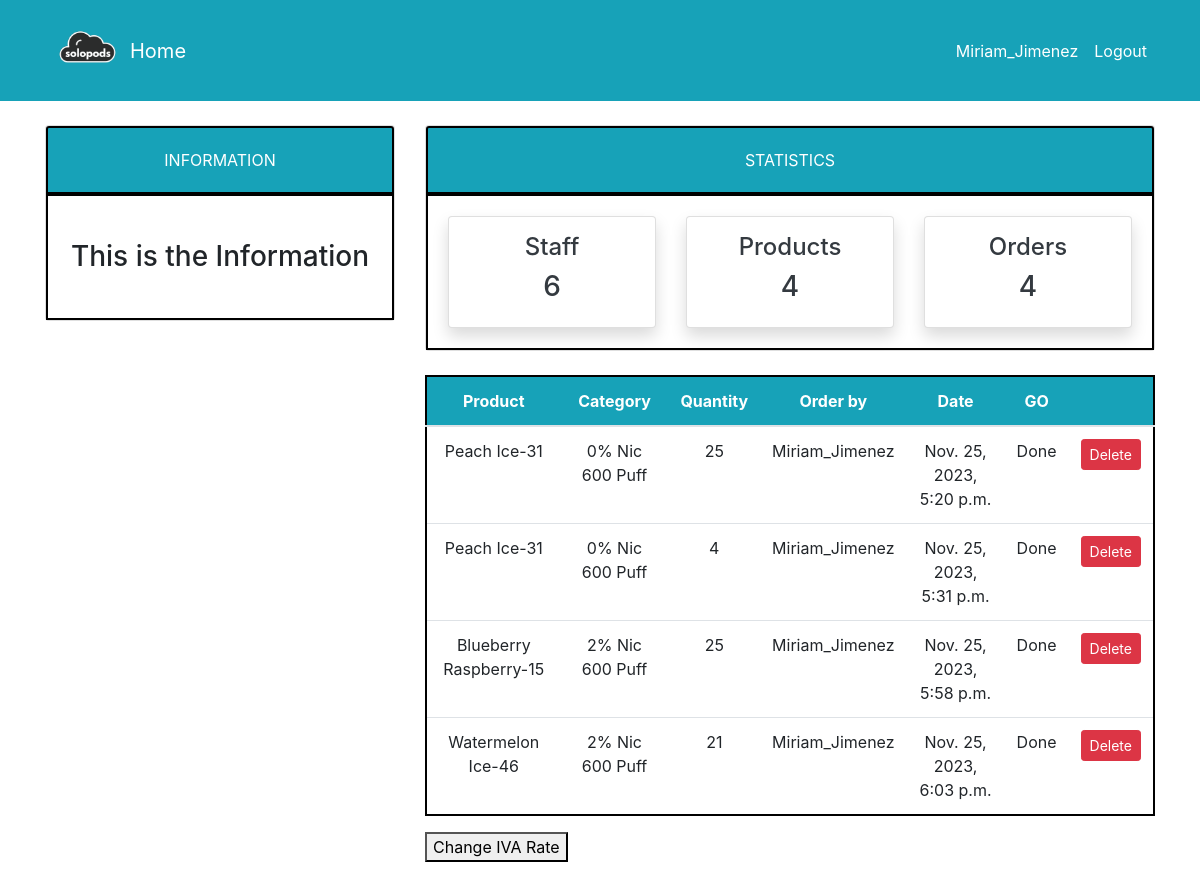
/order/ (signed in), run on an earlier commit of the app's database.
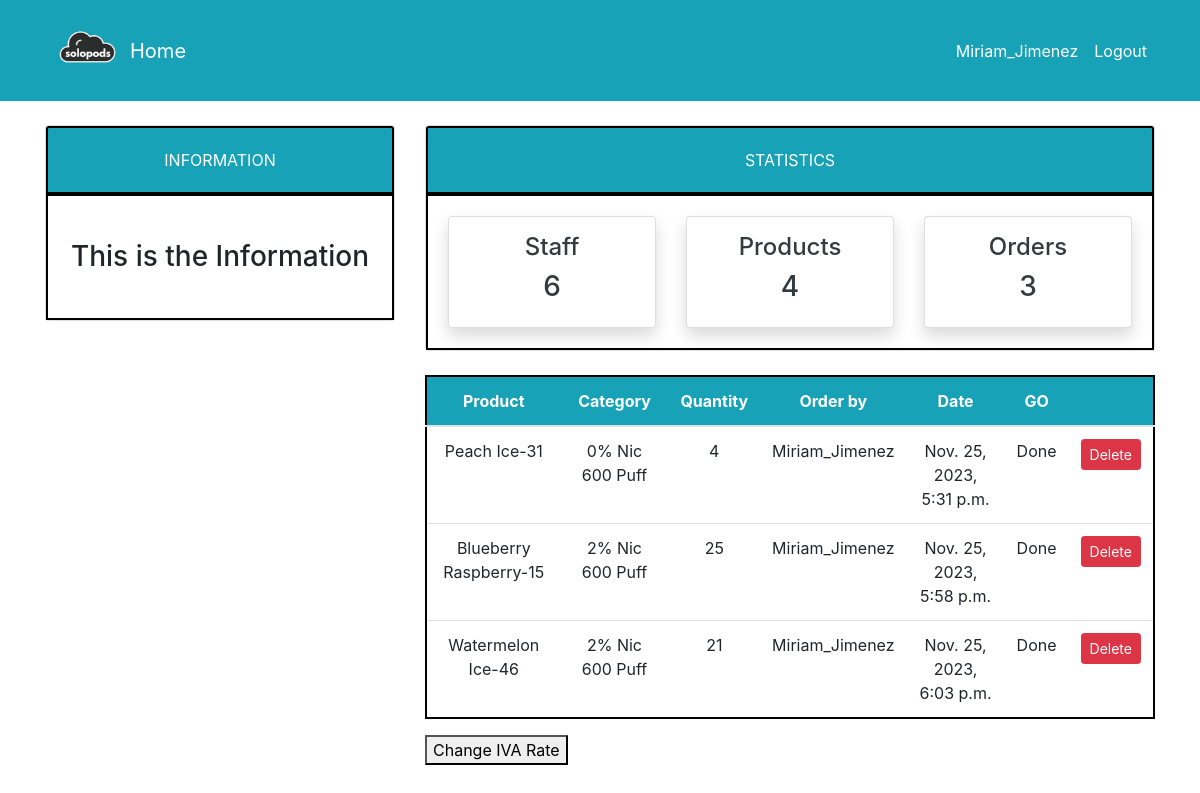
And on a later commit of the database.
### dashboard/models.py (models this page shows, shortened)
class Order(models.Model):
    product = models.ForeignKey(Product, on_delete=models.CASCADE, null=True)
    staff = models.ForeignKey(User, models.CASCADE, null=True)
    order_quantity = models.PositiveIntegerField(null=True)
    date = models.DateTimeField(auto_now_add=True)
    class Meta:
        verbose_name_plural = 'Order'
    confirmed = models.BooleanField(default=False)

class Product(models.Model):
    name = models.CharField(max_length=100, null=True)
    category = models.CharField(max_length=20, choices=CATEGORY, null=True)
    quantity = models.PositiveIntegerField(null=True)
    iva_rate = models.DecimalField(max_digits=5, decimal_places=2, null=True)
    class Meta:
        verbose_name_plural = 'Product'
    def __str__(self):
        return f'{self.name}-{self.quantity}'

### dashboard/views.py (the view)
# urls.py: path('order/', views.order, name='dashboard-order'),
@login_required
def order(request):
    orders = Order.objects.all()
    orders_count = orders.count()
    workers_count = User.objects.all().count()
    product_count = Product.objects.all().count()
    all_confirmed = all(order.confirmed for order in orders)
    context = {
        'orders': orders,
        'workers_count': workers_count,
        'orders_count': orders_count,
        'product_count': product_count,
        'all_confirmed': all_confirmed
    }
    return render(request, 'dashboard/order.html', context)

### templates/dashboard/order.html (shortened to what this page needs)
{% extends 'partials/base.html' %}
{% load crispy_forms_tags %}
{% block content %}
{% include 'partials/topnav.html' %}
    <div class="container">
        <div class="row my-4">
            <div class="col-md-4">
            </div>
            <div class="col-md-8">
                <table class="table bg-white">
                    <thead class="bg-info">
                        <tr class="text-white">
                            <th scope="col">Product</th>
                            <th scope="col">Category</th>
                            <th scope="col">Quantity</th>
                            <th scope="col">Order by</th>
                            <th scope="col">Date</th>
                            <th scope="col">GO</th>
                            <th scope="col"></th>
                        </tr>
                    </thead>
                    <tbody>
                        {% for orders in orders %}
                        <tr>
                            <td>{{ orders.product }}</td>
                            <td>{{ orders.product.category }}</td>
                            <td>{{ orders.order_quantity }}</td>
                            <td>{{ orders.staff.username }}</td>
                            <td>{{ orders.date }}</td>
                            <td>
                                {% if not orders.confirmed %}
                                    <a class="btn btn-success btn-sm" href="{% url 'confirm-order' orders.id %}">Confirm</a>
                                {% else %}
                                    <p>Done</p>
                                {% endif %}
                            </td>
                            <td>
                                <a class="btn btn-danger btn-sm" href="{% url 'delete-order' orders.id %}">Delete</a>
                            </td>
                        </tr>
                        {% endfor %}
                    </tbody>
                </table>
                <form method="post" action="{% url 'update-iva-rate' %}">
                    <button type="submit">Change IVA Rate</button>
                </form>
            </div>
        </div>
    </div>
{% endblock %}

What changed in the data, as far as the page shows it:
removed Order: product "Peach Ice-31", product.category "0% Nic 600 Puff", order_quantity "25", staff.username "Miriam_Jimenez", date "Nov. 25, 2023, 5:20 p.m.", confirmed "Done"
Also different on the page:
{{ orders_count }}: "4" → "3"
